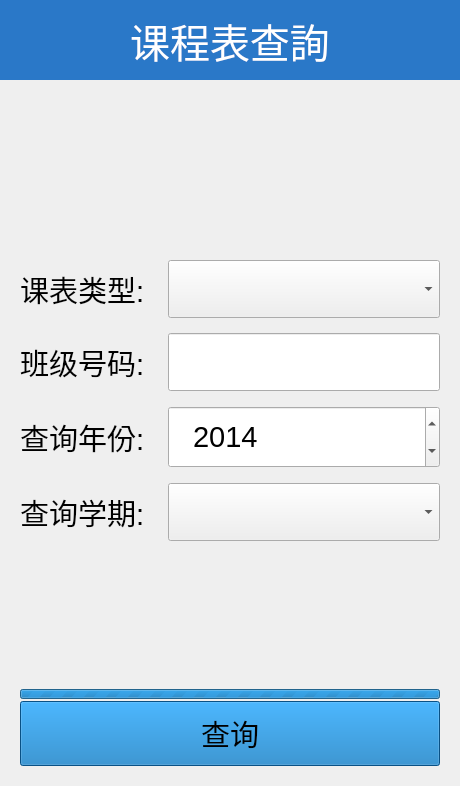
<?xml version="1.0" encoding="UTF-8"?>
<ui version="4.0">
 <class>KeChengBiaoCheck</class>
 <widget class="QWidget" name="KeChengBiaoCheck">
  <property name="geometry">
   <rect>
    <x>0</x>
    <y>0</y>
    <width>460</width>
    <height>786</height>
   </rect>
  </property>
  <property name="windowTitle">
   <string>Form</string>
  </property>
  <layout class="QVBoxLayout" name="verticalLayout_3">
   <property name="spacing">
    <number>0</number>
   </property>
   <property name="leftMargin">
    <number>0</number>
   </property>
   <property name="topMargin">
    <number>0</number>
   </property>
   <property name="rightMargin">
    <number>0</number>
   </property>
   <property name="bottomMargin">
    <number>0</number>
   </property>
   <item>
    <widget class="QLabel" name="label_5">
     <property name="minimumSize">
      <size>
       <width>0</width>
       <height>80</height>
      </size>
     </property>
     <property name="font">
      <font>
       <pointsize>30</pointsize>
      </font>
     </property>
     <property name="styleSheet">
      <string notr="true">color:white;
background-color:#2a78c8;</string>
     </property>
     <property name="text">
      <string>课程表查詢</string>
     </property>
     <property name="alignment">
      <set>Qt::AlignCenter</set>
     </property>
    </widget>
   </item>
   <item>
    <spacer name="verticalSpacer_3">
     <property name="orientation">
      <enum>Qt::Vertical</enum>
     </property>
     <property name="sizeType">
      <enum>QSizePolicy::Fixed</enum>
     </property>
     <property name="sizeHint" stdset="0">
      <size>
       <width>20</width>
       <height>180</height>
      </size>
     </property>
    </spacer>
   </item>
   <item>
    <layout class="QVBoxLayout" name="verticalLayout_2">
     <property name="spacing">
      <number>15</number>
     </property>
     <property name="leftMargin">
      <number>20</number>
     </property>
     <property name="rightMargin">
      <number>20</number>
     </property>
     <property name="bottomMargin">
      <number>20</number>
     </property>
     <item>
      <layout class="QHBoxLayout" name="horizontalLayout">
       <property name="topMargin">
        <number>0</number>
       </property>
       <property name="bottomMargin">
        <number>0</number>
       </property>
       <item>
        <widget class="QLabel" name="label_4">
         <property name="font">
          <font>
           <pointsize>22</pointsize>
          </font>
         </property>
         <property name="text">
          <string>课表类型: </string>
         </property>
        </widget>
       </item>
       <item>
        <widget class="QComboBox" name="cmb_type">
         <property name="sizePolicy">
          <sizepolicy hsizetype="Expanding" vsizetype="Fixed">
           <horstretch>0</horstretch>
           <verstretch>0</verstretch>
          </sizepolicy>
         </property>
         <property name="font">
          <font>
           <pointsize>22</pointsize>
          </font>
         </property>
         <property name="styleSheet">
          <string notr="true">QComboBox {
	padding:10px 20px;
}</string>
         </property>
        </widget>
       </item>
      </layout>
     </item>
     <item>
      <layout class="QHBoxLayout" name="horizontalLayout_2">
       <property name="topMargin">
        <number>0</number>
       </property>
       <property name="bottomMargin">
        <number>0</number>
       </property>
       <item>
        <widget class="QLabel" name="lab_infoNumber">
         <property name="font">
          <font>
           <pointsize>22</pointsize>
          </font>
         </property>
         <property name="text">
          <string>班级号码: </string>
         </property>
        </widget>
       </item>
       <item>
        <widget class="QLineEdit" name="text_infoNumber">
         <property name="font">
          <font>
           <pointsize>22</pointsize>
          </font>
         </property>
         <property name="styleSheet">
          <string notr="true">padding:10px 20px;</string>
         </property>
        </widget>
       </item>
      </layout>
     </item>
     <item>
      <layout class="QHBoxLayout" name="horizontalLayout_4">
       <property name="topMargin">
        <number>0</number>
       </property>
       <property name="bottomMargin">
        <number>0</number>
       </property>
       <item>
        <widget class="QLabel" name="label_3">
         <property name="font">
          <font>
           <pointsize>22</pointsize>
          </font>
         </property>
         <property name="text">
          <string>查询年份: </string>
         </property>
        </widget>
       </item>
       <item>
        <widget class="QSpinBox" name="spb_queryYear">
         <property name="sizePolicy">
          <sizepolicy hsizetype="Expanding" vsizetype="Fixed">
           <horstretch>0</horstretch>
           <verstretch>0</verstretch>
          </sizepolicy>
         </property>
         <property name="font">
          <font>
           <pointsize>22</pointsize>
          </font>
         </property>
         <property name="styleSheet">
          <string notr="true">QSpinBox {
	padding:10px 20px;
}</string>
         </property>
         <property name="minimum">
          <number>2000</number>
         </property>
         <property name="maximum">
          <number>2015</number>
         </property>
         <property name="value">
          <number>2014</number>
         </property>
        </widget>
       </item>
      </layout>
     </item>
     <item>
      <layout class="QHBoxLayout" name="horizontalLayout_5">
       <property name="topMargin">
        <number>0</number>
       </property>
       <property name="bottomMargin">
        <number>0</number>
       </property>
       <item>
        <widget class="QLabel" name="label_6">
         <property name="font">
          <font>
           <pointsize>22</pointsize>
          </font>
         </property>
         <property name="text">
          <string>查询学期: </string>
         </property>
        </widget>
       </item>
       <item>
        <widget class="QComboBox" name="cmb_queryXueQi">
         <property name="sizePolicy">
          <sizepolicy hsizetype="Expanding" vsizetype="Fixed">
           <horstretch>0</horstretch>
           <verstretch>0</verstretch>
          </sizepolicy>
         </property>
         <property name="font">
          <font>
           <pointsize>22</pointsize>
          </font>
         </property>
         <property name="styleSheet">
          <string notr="true">QComboBox {
	padding:10px 20px;
}</string>
         </property>
        </widget>
       </item>
      </layout>
     </item>
     <item>
      <spacer name="verticalSpacer_2">
       <property name="orientation">
        <enum>Qt::Vertical</enum>
       </property>
       <property name="sizeHint" stdset="0">
        <size>
         <width>20</width>
         <height>40</height>
        </size>
       </property>
      </spacer>
     </item>
     <item>
      <layout class="QVBoxLayout" name="verticalLayout">
       <property name="spacing">
        <number>2</number>
       </property>
       <item>
        <widget class="QProgressBar" name="pgb_query">
         <property name="minimumSize">
          <size>
           <width>0</width>
           <height>10</height>
          </size>
         </property>
         <property name="maximumSize">
          <size>
           <width>16777215</width>
           <height>10</height>
          </size>
         </property>
         <property name="maximum">
          <number>0</number>
         </property>
         <property name="value">
          <number>0</number>
         </property>
        </widget>
       </item>
       <item>
        <widget class="QPushButton" name="btn_query">
         <property name="font">
          <font>
           <pointsize>22</pointsize>
          </font>
         </property>
         <property name="styleSheet">
          <string notr="true">QPushButton {
	padding:10px 0;
	background-color:#0c72ba;
}</string>
         </property>
         <property name="text">
          <string>查询</string>
         </property>
        </widget>
       </item>
      </layout>
     </item>
    </layout>
   </item>
  </layout>
 </widget>
 <resources/>
 <connections/>
</ui>
